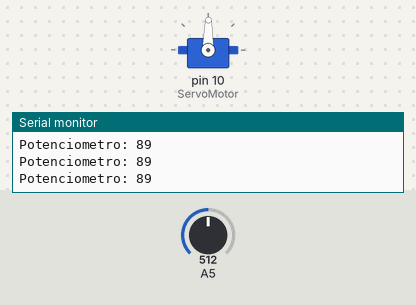
Bench run of a sketch on a simulated Arduino Uno, built with avr-gcc and run on an emulated ATmega328P. Parts: servo, the last lines printed to the serial monitor. Inputs (shaded band) come from the test bench; at power-on: A5 = 512.

Above: at 6.2 s.
6.3 s: A5 set to 554
At 7.5 s:
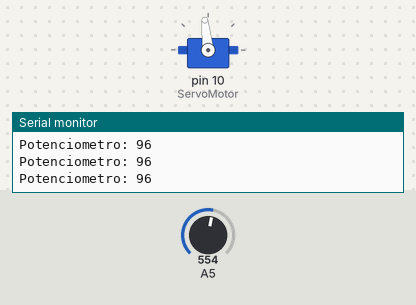
9.3 s: A5 set to 587
At 10.4 s:
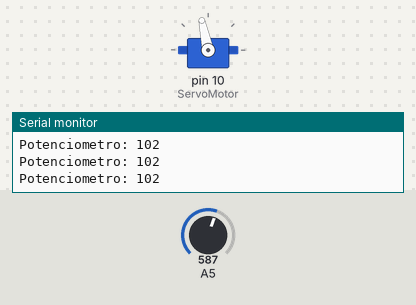
10.8 s: A5 set to 306
At 12.0 s:
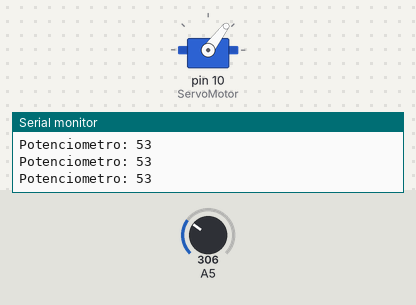
12.3 s: A5 set to 61
At 12.6 s:
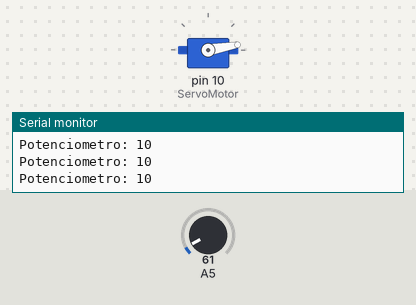
13.8 s: A5 set to 51
At 15.0 s:
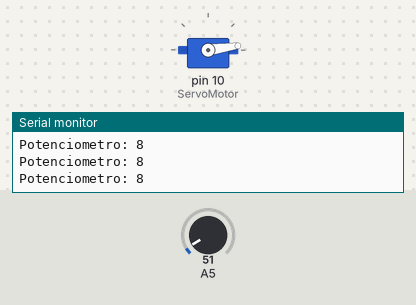
16.8 s: A5 set to 122
At 17.9 s:
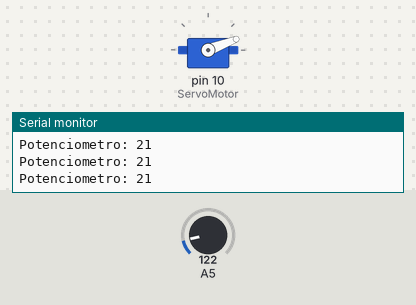
Timing chart, 0 to 19.3 s (numbered marks = the images above; inputs shaded):
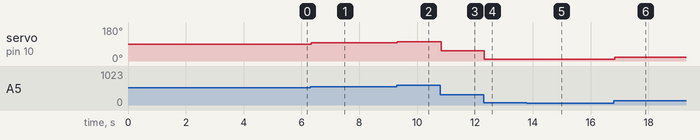

The sketch:

int_to_char.ino
```cpp
#include <Servo.h>

Servo ServoMotor;

int pino_motor = 6;
int valor;

void setup() {
  Serial.begin(9600);
  ServoMotor.attach(10);
  Serial.println("Aguardando 5 segundos....");
  delay(5000);
}

void loop() {
  valor = analogRead(A5);
  //Converte o valor para uma faixa entre 0 e 179
  valor = map(valor, 0, 1023, 0, 179);
  //Mostra o valor no serial monitor
  Serial.print("Potenciometro: ");
  Serial.println(valor);
  //Envia o valor para o motor
  ServoMotor.write(valor);
}
```

Measured:
- after the input at 6.3 s, servo on pin 10 (ServoMotor): 89° → 96° at once
- after the input at 9.3 s, servo on pin 10 (ServoMotor): 96° → 102° at once
- after the input at 10.8 s, servo on pin 10 (ServoMotor): 102° → 53° at once
- after the input at 12.3 s, servo on pin 10 (ServoMotor): 53° → 10° at once
- after the input at 13.8 s, servo on pin 10 (ServoMotor): 10° → 8° at once
- after the input at 16.8 s, servo on pin 10 (ServoMotor): 8° → 21° at once
